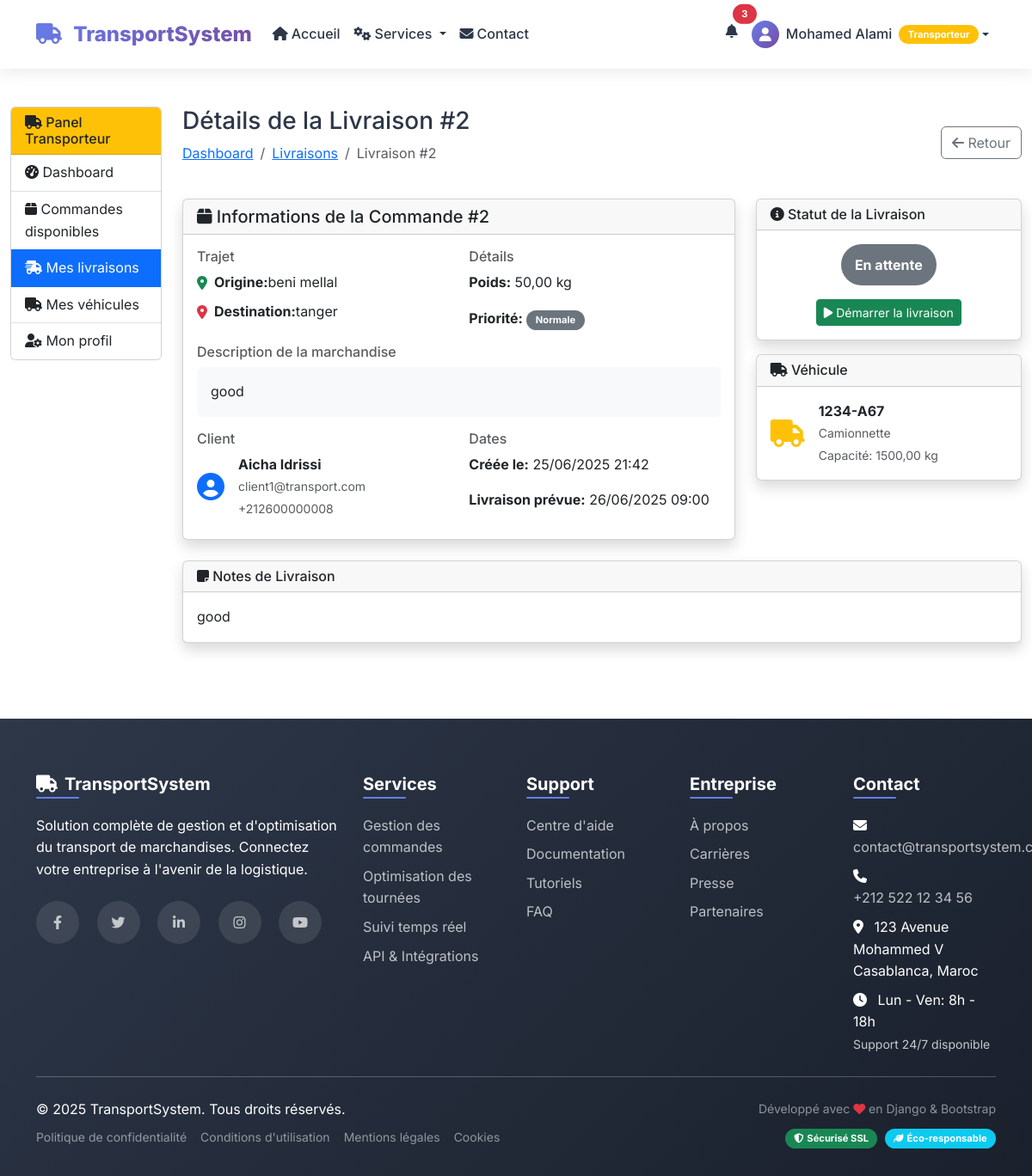
/transporteur/livraisons/2/details/ (signed in), run on an earlier commit of the app's database.
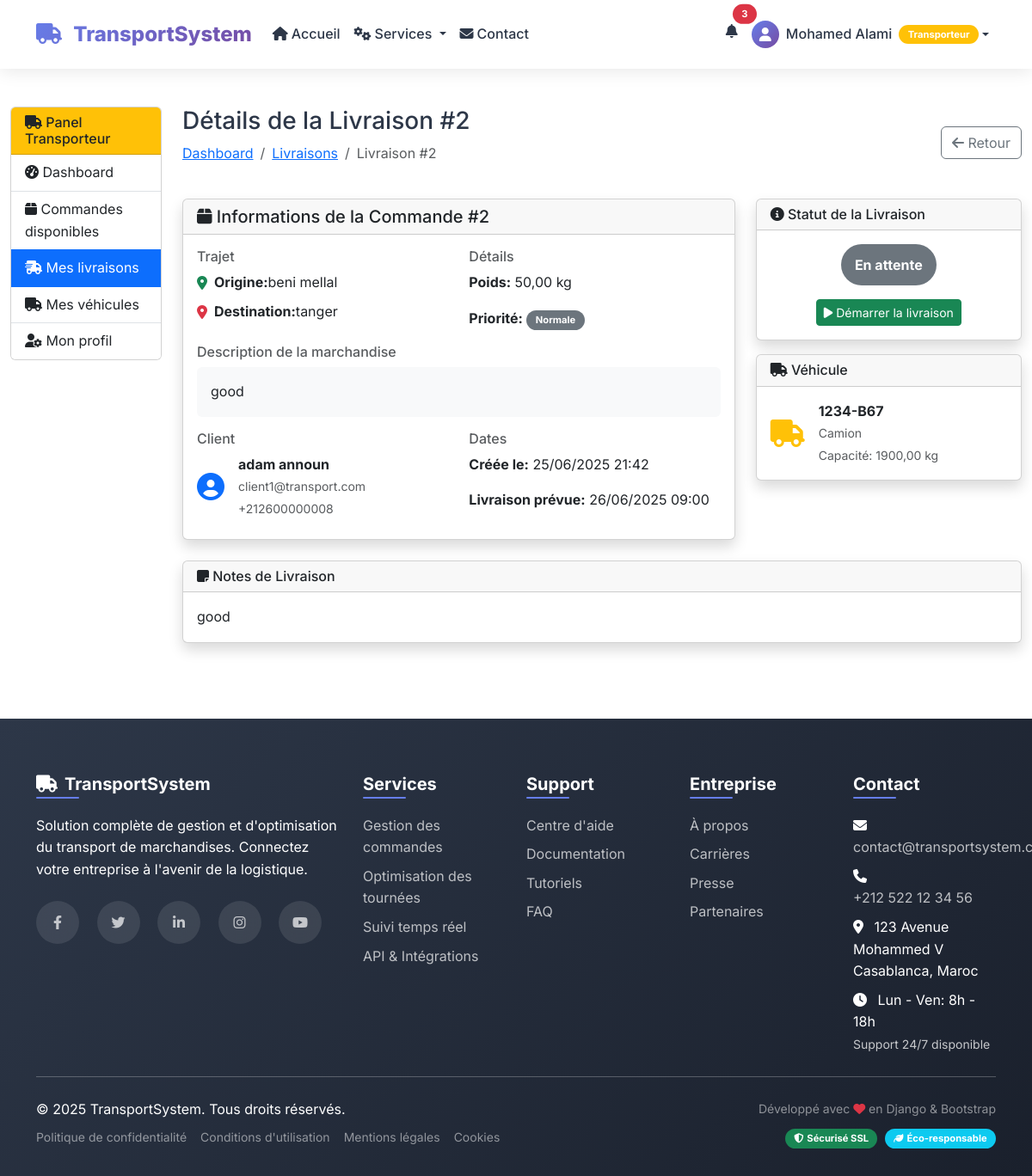
And on a later commit of the database.
### utilisateurs/models.py (models this page shows, shortened)
class Commande(models.Model):
    STATUS_CHOICES = [
        ('en_attente', 'En attente'),
        ('affectee', 'Affectée'),
        ('planifiee', 'Planifiée'),  # Nouveau statut
        ('en_cours', 'En cours'),
        ('livree', 'Livrée'),
        ('annulee', 'Annulée'),
    ]
    PRIORITY_CHOICES = [
        ('basse', 'Basse'),
        ('normale', 'Normale'),
        ('haute', 'Haute'),
        ('urgente', 'Urgente'),
    ]
    id = models.AutoField(primary_key=True)
    client = models.ForeignKey(User, on_delete=models.CASCADE, related_name='commandes_client')
    transporteur = models.ForeignKey(User, on_delete=models.CASCADE, related_name='commandes_transporteur', null=True, blank=True)
    planificateur = models.ForeignKey(User, on_delete=models.SET_NULL, related_name='commandes_planifiees', null=True, blank=True)  # Nouveau champ
    origine = models.CharField(max_length=200)
    destination = models.CharField(max_length=200)
    description_marchandise = models.TextField()
    poids = models.DecimalField(max_digits=10, decimal_places=2, validators=[MinValueValidator(Decimal('0.01'))])
    date_creation = models.DateTimeField(auto_now_add=True)
    date_livraison_prevue = models.DateTimeField()
    date_livraison_planifiee = models.DateTimeField(null=True, blank=True)  # Nouveau champ pour la planification
    statut = models.CharField(max_length=20, choices=STATUS_CHOICES, default='en_attente')
    priorite = models.CharField(max_length=10, choices=PRIORITY_CHOICES, default='normale')  # Nouveau champ
    prix = models.DecimalField(max_digits=10, decimal_places=2, null=True, blank=True)
    notes = models.TextField(blank=True)
    distance_estimee = models.DecimalField(max_digits=8, decimal_places=2, null=True, blank=True)  # En km
    duree_estimee = models.DurationField(null=True, blank=True)  # Durée estimée du transport
    class Meta:
        managed = True
        db_table = 'commandes'
        ordering = ['-date_creation']
        indexes = [
            models.Index(fields=['statut', 'date_creation']),
            models.Index(fields=['transporteur', 'statut']),
            models.Index(fields=['planificateur', 'statut']),
        ]
    def get_priorite_display(self):
        return dict(self.PRIORITY_CHOICES).get(self.priorite, self.priorite)

class User(models.Model):
    ROLE_CHOICES = [
        ('admin', 'Admin'),
        ('client', 'Client'),
        ('transporteur', 'Transporteur'),
        ('planificateur', 'Planificateur')
    ]
    id = models.AutoField(primary_key=True)
    username = models.CharField(max_length=50, unique=True)
    email = models.CharField(max_length=100, unique=True)
    password = models.CharField(max_length=255)
    role = models.CharField(max_length=15, choices=ROLE_CHOICES)
    first_name = models.CharField(max_length=50, null=True, blank=True)
    last_name = models.CharField(max_length=50, null=True, blank=True)
    phone = models.CharField(max_length=20, null=True, blank=True)
    created_at = models.DateTimeField(auto_now_add=True)
    updated_at = models.DateTimeField(auto_now=True)
    is_active = models.BooleanField(default=True)
    class Meta:
        managed = True
        db_table = 'users'
    def get_full_name(self):
        if self.first_name and self.last_name:
            return f"{self.first_name} {self.last_name}"
        return self.username

class Livraison(models.Model):
    STATUS_CHOICES = [
        ('en_attente', 'En attente'),
        ('en_cours', 'En cours'),
        ('livree', 'Livrée'),
        ('incident', 'Incident'),
    ]
    id = models.AutoField(primary_key=True)
    commande = models.OneToOneField(Commande, on_delete=models.CASCADE, related_name='livraison')
    vehicule = models.ForeignKey(Vehicule, on_delete=models.CASCADE, related_name='livraisons')
    tournee = models.ForeignKey('Tournee', on_delete=models.SET_NULL, related_name='livraisons', null=True, blank=True)
    statut = models.CharField(max_length=20, choices=STATUS_CHOICES, default='en_attente')
    position_actuelle = models.CharField(max_length=200, blank=True)
    latitude_actuelle = models.DecimalField(max_digits=10, decimal_places=7, null=True, blank=True)  # Nouveau champ
    longitude_actuelle = models.DecimalField(max_digits=10, decimal_places=7, null=True, blank=True)  # Nouveau champ
    date_debut = models.DateTimeField(null=True, blank=True)
    date_fin = models.DateTimeField(null=True, blank=True)
    notes_livraison = models.TextField(blank=True)
    class Meta:
        managed = True
        db_table = 'livraisons'
        ordering = ['-commande__date_creation']
    def get_statut_display(self):
        return dict(self.STATUS_CHOICES).get(self.statut, self.statut)

class Vehicule(models.Model):
    TYPE_CHOICES = [
        ('camionnette', 'Camionnette'),
        ('camion', 'Camion'),
        ('semi_remorque', 'Semi-remorque'),
    ]
    id = models.AutoField(primary_key=True)
    transporteur = models.ForeignKey(User, on_delete=models.CASCADE, related_name='vehicules')
    immatriculation = models.CharField(max_length=20, unique=True)
    type_vehicule = models.CharField(max_length=20, choices=TYPE_CHOICES)
    capacite_max = models.DecimalField(max_digits=10, decimal_places=2, validators=[MinValueValidator(Decimal('0.01'))])
    disponible = models.BooleanField(default=True)
    marque = models.CharField(max_length=50, blank=True, null=True)
    modele = models.CharField(max_length=50, blank=True, null=True)
    annee = models.IntegerField(blank=True, null=True, validators=[MinValueValidator(1900), MaxValueValidator(2030)])
    couleur = models.CharField(max_length=30, blank=True, null=True)
    notes = models.TextField(blank=True)
    date_ajout = models.DateTimeField(auto_now_add=True)
    class Meta:
        managed = True
        db_table = 'vehicules'
        ordering = ['-date_ajout']
    def get_type_vehicule_display(self):
        return dict(self.TYPE_CHOICES).get(self.type_vehicule, self.type_vehicule)

### utilisateurs/views.py (the view)
    def _wrapped_view(request, *args, **kwargs):
        if 'user_id' not in request.session or request.session.get('role') != 'transporteur':
            messages.error(request, 'Accès non autorisé.')
            return redirect('login')
        return view_func(request, *args, **kwargs)

### utilisateurs/views.py (called while the page is built)
def transporteur_required(view_func):
    def _wrapped_view(request, *args, **kwargs):
        if 'user_id' not in request.session or request.session.get('role') != 'transporteur':
            messages.error(request, 'Accès non autorisé.')
            return redirect('login')
        return view_func(request, *args, **kwargs)
    return _wrapped_view

@transporteur_required
def transporteur_livraison_details(request, livraison_id):
    user_id = request.session['user_id']
    livraison = get_object_or_404(Livraison, id=livraison_id, commande__transporteur_id=user_id)
    context = {
        'livraison': livraison,
        'commande': livraison.commande,
    }
    return render(request, 'transporteur/transporteur_livraison_details.html', context)

### templates/transporteur/transporteur_livraison_details.html (shortened to what the changed rows need)
{% extends 'public/base.html' %}
{% block content %}
<div class="container-fluid py-4">
    <div class="row">
        <div class="col-md-9 col-lg-10">
            <div class="d-flex justify-content-between align-items-center mb-4">
                <div>
                    <h1 class="h3">Détails de la Livraison #{{ livraison.id }}</h1>
                    <nav aria-label="breadcrumb">
                        <ol class="breadcrumb">
                            <li class="breadcrumb-item"><a href="{% url 'transporteur_dashboard' %}">Dashboard</a></li>
                            <li class="breadcrumb-item"><a href="{% url 'transporteur_livraisons' %}">Livraisons</a></li>
                            <li class="breadcrumb-item active">Livraison #{{ livraison.id }}</li>
                        </ol>
                    </nav>
                </div>
            </div>
            <div class="row">
                <div class="col-lg-8 mb-4">
                    <div class="card shadow">
                        <div class="card-header">
                            <h5 class="mb-0"><i class="fas fa-box"></i> Informations de la Commande #{{ commande.id }}</h5>
                        </div>
                        <div class="card-body">
                            <div class="row">
                                <div class="col-md-6">
                                    <div class="mb-3">
                                        <div class="d-flex align-items-center mb-2">
                                            <i class="fas fa-map-marker-alt text-success me-2"></i>
                                            <strong>Origine:</strong> {{ commande.origine }}
                                        </div>
                                        <div class="d-flex align-items-center">
                                            <i class="fas fa-map-marker-alt text-danger me-2"></i>
                                            <strong>Destination:</strong> {{ commande.destination }}
                                        </div>
                                    </div>
                                </div>
                                <div class="col-md-6">
                                    <h6 class="text-muted">Détails</h6>
                                    <p><strong>Poids:</strong> {{ commande.poids }} kg</p>
                                    <p><strong>Priorité:</strong>
                                        <span class="badge bg-{% if commande.priorite == 'urgente' %}danger{% elif commande.priorite == 'haute' %}warning{% else %}secondary{% endif %}">
                                            {{ commande.get_priorite_display }}
                                        </span>
                                    </p>
                                </div>
                            </div>
                            <div class="row">
                                <div class="col-12">
                                    <h6 class="text-muted">Description de la marchandise</h6>
                                    <p class="bg-light p-3 rounded">{{ commande.description_marchandise }}</p>
                                </div>
                            </div>
                            <div class="row">
                                <div class="col-md-6">
                                    <div class="d-flex align-items-center">
                                        <div>
                                            <div class="fw-bold">{{ commande.client.get_full_name }}</div>
                                            <small class="text-muted">{{ commande.client.email }}</small><br>
                                            <small class="text-muted">{{ commande.client.phone }}</small>
                                        </div>
                                    </div>
                                </div>
                                <div class="col-md-6">
                                    <h6 class="text-muted">Dates</h6>
                                    <p><strong>Créée le:</strong> {{ commande.date_creation|date:"d/m/Y H:i" }}</p>
                                    <p><strong>Livraison prévue:</strong> {{ commande.date_livraison_prevue|date:"d/m/Y H:i" }}</p>
                                </div>
                            </div>
                        </div>
                    </div>
                </div>
                <div class="col-lg-4 mb-4">
                    <div class="card shadow mb-3">
                        <div class="card-body text-center">
                            <div class="mb-3">
                                <span class="badge bg-{% if livraison.statut == 'livree' %}success{% elif livraison.statut == 'en_cours' %}warning{% elif livraison.statut == 'incident' %}danger{% else %}secondary{% endif %} fs-6 p-3">
                                    {{ livraison.get_statut_display }}
                                </span>
                            </div>
                        </div>
                    </div>
                    <div class="card shadow">
                        <div class="card-body">
                            <div class="d-flex align-items-center">
                                <div>
                                    <div class="fw-bold">{{ livraison.vehicule.immatriculation }}</div>
                                    <small class="text-muted">{{ livraison.vehicule.get_type_vehicule_display }}</small><br>
                                    <small class="text-muted">Capacité: {{ livraison.vehicule.capacite_max }} kg</small>
                                </div>
                            </div>
                        </div>
                    </div>
                </div>
            </div>
            {% if livraison.notes_livraison %}
            <div class="row">
                <div class="col-12">
                    <div class="card shadow">
                        <div class="card-header">
                            <h6 class="mb-0"><i class="fas fa-sticky-note"></i> Notes de Livraison</h6>
                        </div>
                        <div class="card-body">
                            <p class="mb-0">{{ livraison.notes_livraison }}</p>
                        </div>
                    </div>
                </div>
            </div>
            {% endif %}
        </div>
    </div>
</div>
{% endblock %}

What changed in the data, as far as the page shows it:
changed through a linked row, Livraison "En attente": vehicule.immatriculation "1234-A67" → "1234-B67"; vehicule.type_vehicule "Camionnette" → "Camion"; vehicule.capacite_max "1500,00" → "1900,00"
changed Commande "beni mellal": client.get_full_name "Aicha Idrissi" → "adam announ"
